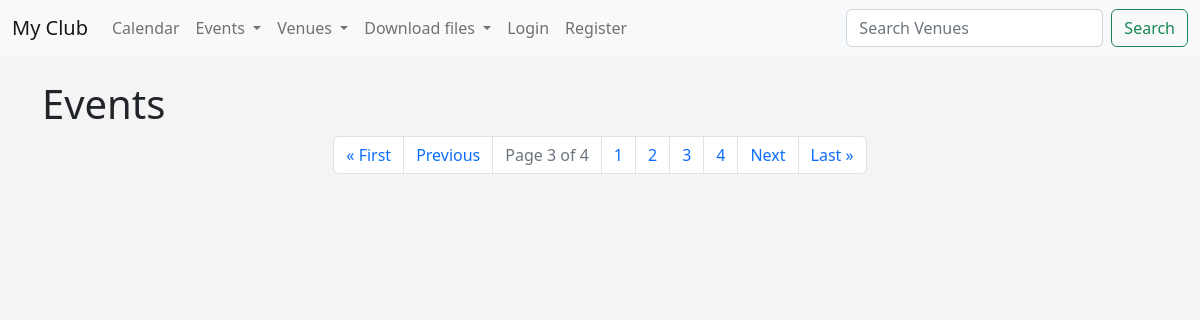
The page /events?page=3 on the database as committed earlier.
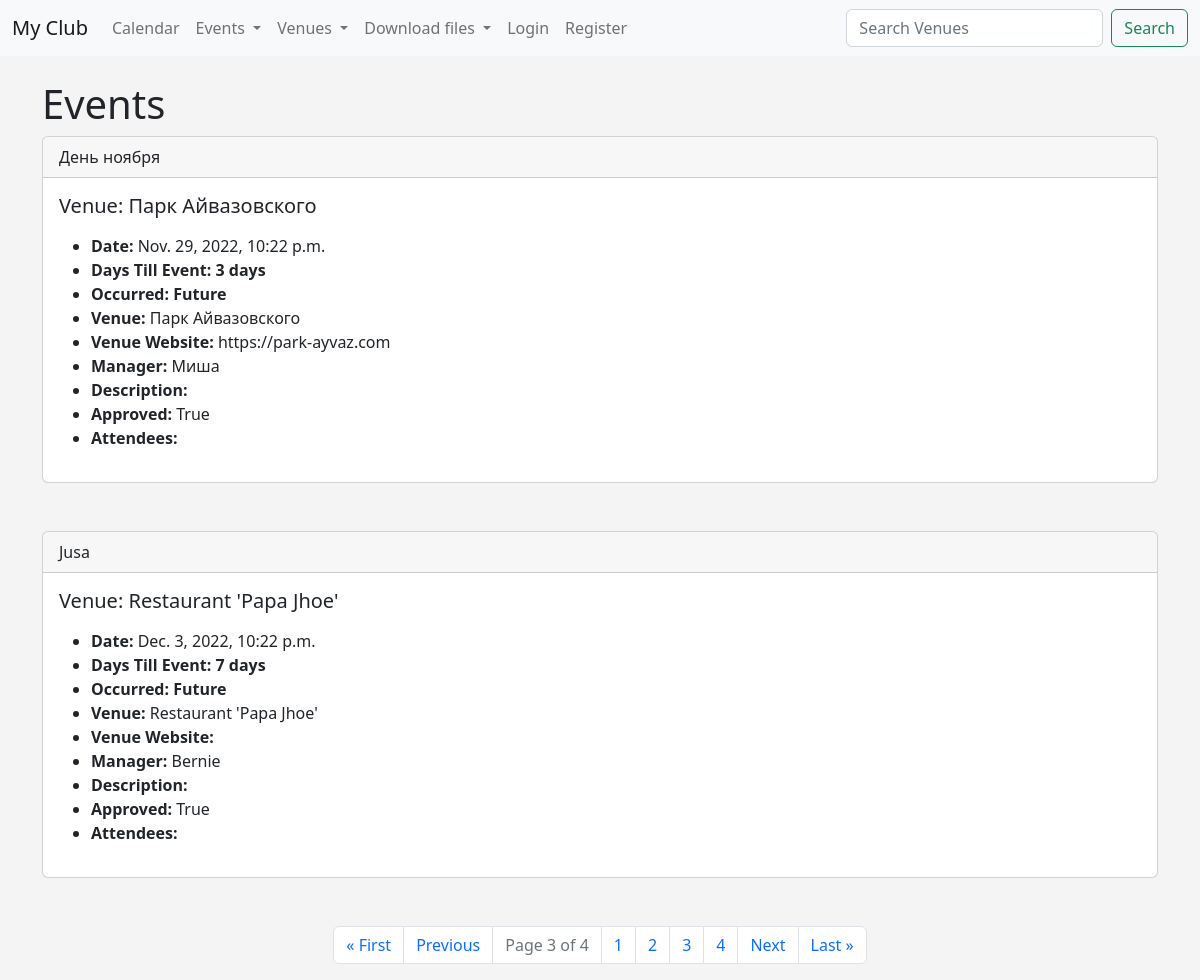
The same page on the database as committed later.
### events/models.py (models this page shows)
class Event(models.Model):
    name = models.CharField('Event Name', max_length=120)
    event_date = models.DateTimeField('Event Date')
    venue = models.ForeignKey(Venue, on_delete=models.CASCADE, blank=True, null=True)
    manager = models.ForeignKey(User, blank=True, null=True, on_delete=models.SET_NULL)
    description = models.TextField(blank=True)
    attendees = models.ManyToManyField(MyClubUser, blank=True)
    approved = models.BooleanField('Approved', default=False)
    def __str__(self):
        return self.name
    @property
    def Days_till(self):
        today = date.today()
        days_till = self.event_date.date() - today
        days_till_stripped = str(days_till).split(",", 1)[0]
        return days_till_stripped
    @property
    def is_past(self):
        today = date.today()
        if self.event_date.date() < today:
            thing = "Past"
        else:
            thing = "Future"
        return thing

class Venue(models.Model):
    name = models.CharField('Venue Name', max_length=120)
    address = models.CharField(max_length=300)
    zip_code = models.CharField('ZIp code', max_length=15)
    phone = models.CharField('Contact Phone', max_length=25, blank=True)
    web = models.URLField('Website Address', blank=True)
    email_address = models.EmailField('Email Address', blank=True)
    owner = models.IntegerField("Venue Owner", blank=False, default=1)
    venue_image = models.ImageField(null=True, blank=True, upload_to="images/")
    def __str__(self):
        return self.name

### events/views.py (the view)
# urls.py: path('events', views.all_events, name="list-events"),
def all_events(request):
    event_list = Event.objects.all().order_by('-event_date')
    p = Paginator(Event.objects.all(), 3)
    page = request.GET.get('page')
    events = p.get_page(page)
    nums = "a" * events.paginator.num_pages
    return render(request, 'events/event_list.html', {'event_list': event_list, 'events': events, 'nums': nums})

### events/templates/events/event_list.html (shortened to what this page needs)
{% extends 'events/base.html' %}
{% block content %}
<h1>Events</h1>
  {% for event in events %}
    {% if event.approved %}
      <div class="card">
        <div class="card-header">
          {{ event }}
        </div>
          <div class="card-body">
            <h5 class="card-title">Venue: {{ event.venue }}</h5>
              <ul>
                <li><strong>Date: </strong> {{ event.event_date }}<br/></li>
                <li><strong>Days Till Event: {{ event.Days_till }}</strong></li>
                <li><strong>Occurred: {{ event.is_past }}</strong></li>
                <li><strong>Venue: </strong> {{event.venue }}<br/></li>
                <li><strong>Venue Website: </strong>{{event.venue.web }}<br/></li>
                <li><strong>Manager: </strong>{{event.manager }}<br/></li>
                <li><strong>Description: </strong> {{event.description }} <br/></li>
                <li><strong>Approved: </strong> {{ event.approved }} <br/></li>
                <li><strong>Attendees: </strong>
                </li>
              </ul>
          </div>
      </div> <br><br>
    {% endif %}
  {% endfor %}
<nav aria-label="Page navigation example">
  <ul class="pagination justify-content-center">
    {% if events.has_previous %}
           <li class="page-item"><a class="page-link" href="?page=1">&laquo First</a></li>
           <li class="page-item"><a class="page-link" href="?page={{ events.previous_page_number }}">Previous</a></li>
    {% endif %}
            <li class="page-item disabled"><a href="#" class="page-link">Page {{ events.number }} of {{ events.paginator.num_pages }}</a></li>
    {% for i in nums %}
            <li class="page-item"><a class="page-link" href="?page={{ forloop.counter}}"> {{ forloop.counter }}</a></li>
    {% endfor %}
    {% if events.has_next %}
         <li class="page-item"><a class="page-link" href="?page={{ events.next_page_number }}"> Next</a></li>
         <li class="page-item"><a class="page-link" href="?page={{ events.paginator.num_pages }}"> Last &raquo</a></li>
    {% endif %}
  </ul>
</nav>
{% endblock %}

Rows that differ between the two databases and show on the page:
now on this page (row edited): Event: name "День ноября", venue "Парк Айвазовского", event_date "Nov. 29, 2022, 10:22 p.m.", Days_till "3 days", is_past "Future", venue.web "https://park-ayvaz.com", manager "Миша", approved "True"
now on this page (row edited): Event: name "Jusa", venue "Restaurant 'Papa Jhoe'", event_date "Dec. 3, 2022, 10:22 p.m.", Days_till "7 days", is_past "Future", manager "Bernie", approved "True"
